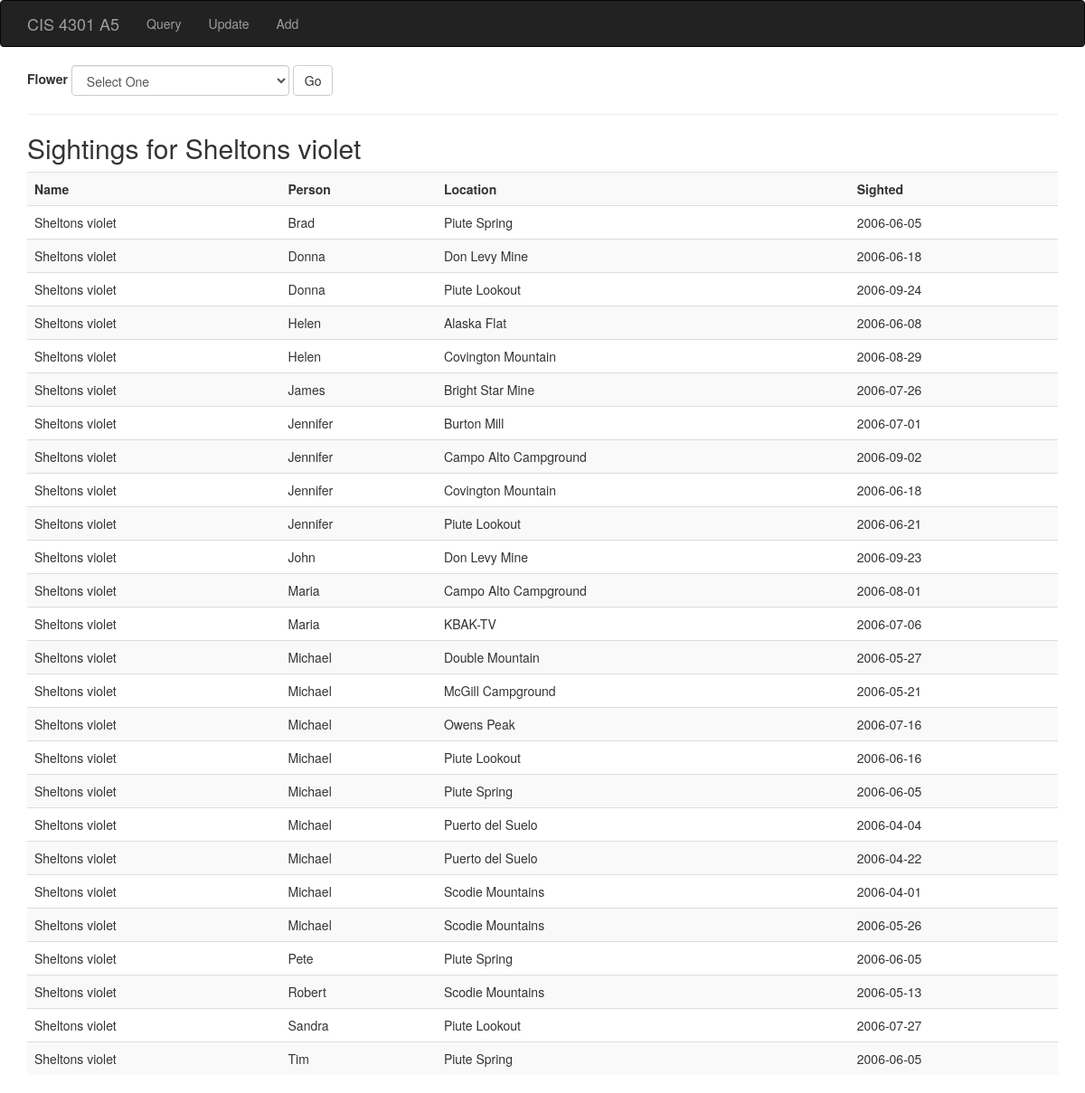
The app's page /index.php?flower=Sheltons violet with its own data.
### tables this page shows
CREATE TABLE SIGHTINGS 
(NAME VARCHAR(30) , PERSON VARCHAR(30), 
 LOCATION VARCHAR(30) , SIGHTED DATE, 
 CONSTRAINT sightings_pk PRIMARY KEY 
 (NAME, PERSON, LOCATION, SIGHTED),
CONSTRAINT fk1_sightings
  FOREIGN KEY (NAME)
          REFERENCES FLOWERS(COMNAME),
CONSTRAINT fk2_sightings
  FOREIGN KEY (LOCATION)
          REFERENCES FEATURES(LOCATION)
);

### database.php (called while the page is built, shortened)
<?php
class Database{
	public $conn = null;
	public function getConnection(){
		if(!isset($conn)|| is_null($conn)){
				$this->conn = new PDO('sqlite:./flowers.db');
		}
	}
	public function getSightings($flower){
		$sql = "SELECT * FROM SIGHTINGS WHERE NAME = :flower";
		$stmt = $this->conn->prepare($sql);
		$stmt->execute(array(':flower' => $flower));
		$results = $stmt -> fetchAll();
		$results_array = array();
		foreach($results as $row){
			$cur_row = array();
			$cur_row['name'] = $row['NAME'];
			$cur_row['person'] = $row['PERSON'];
			$cur_row['location'] = $row['LOCATION'];
			$cur_row['sighted'] = $row['SIGHTED'];
			$results_array[] = $cur_row;
		}
		return $results_array;
	}
	public function close(){
		$this->conn = null;
	}
}

### index.php (the view, shortened to what this page needs)
<?php require 'header.php';
  require 'database.php';
  $db = new Database();
  if(isset($_GET) && isset($_GET['flower'])){
    if($_GET['flower'] == -1){
      $message = "Please select a flower";
    }
    else {
      $flower = $_GET['flower'];
      $sightings = $db->getSightings($flower);
    }
  }
?>
    <div class="container">
        <form class="form-inline" method = "get">
    		  <div class="form-group">
      			<label for="flower">Flower</label>
      			<select class="form-control" id="flower"  name = "flower">
              <option value = "-1">Select One</option>
            </select>
    		  </div>
		  <button type="submit" class="btn btn-default">Go</button>
		</form>
		<hr>
    <?php if(isset($sightings)): ?>
		<h2>Sightings for <?= $flower ?></h2>
		<table class="table table-striped">
			<tr>
				<th>Name</th>
				<th>Person</th>
				<th>Location</th>
				<th>Sighted</th>
			</tr>
      <?php
        foreach($sightings as $s):
      ?>
        <tr>
          <td><?=$s['name']?></td>
          <td><?=$s['person']?></td>
          <td><?=$s['location']?></td>
          <td><?=$s['sighted']?></td>
        </tr>
      <?php
    endforeach;
       ?>
		</table>
  <?php endif; ?>
    </div>
 <?php require 'footer.php' ?>

### records on screen
sightings: NAME "Sheltons violet", PERSON "Brad", LOCATION "Piute Spring", SIGHTED "2006-06-05"
sightings: NAME "Sheltons violet", PERSON "Donna", LOCATION "Don Levy Mine", SIGHTED "2006-06-18"
sightings: NAME "Sheltons violet", PERSON "Donna", LOCATION "Piute Lookout", SIGHTED "2006-09-24"
sightings: NAME "Sheltons violet", PERSON "Helen", LOCATION "Alaska Flat", SIGHTED "2006-06-08"
sightings: NAME "Sheltons violet", PERSON "Helen", LOCATION "Covington Mountain", SIGHTED "2006-08-29"
sightings: NAME "Sheltons violet", PERSON "James", LOCATION "Bright Star Mine", SIGHTED "2006-07-26"
sightings: NAME "Sheltons violet", PERSON "Jennifer", LOCATION "Burton Mill", SIGHTED "2006-07-01"
sightings: NAME "Sheltons violet", PERSON "Jennifer", LOCATION "Campo Alto Campground", SIGHTED "2006-09-02"
sightings: NAME "Sheltons violet", PERSON "Jennifer", LOCATION "Covington Mountain", SIGHTED "2006-06-18"
sightings: NAME "Sheltons violet", PERSON "Jennifer", LOCATION "Piute Lookout", SIGHTED "2006-06-21"
sightings: NAME "Sheltons violet", PERSON "John", LOCATION "Don Levy Mine", SIGHTED "2006-09-23"
sightings: NAME "Sheltons violet", PERSON "Maria", LOCATION "Campo Alto Campground", SIGHTED "2006-08-01"
sightings: NAME "Sheltons violet", PERSON "Maria", LOCATION "KBAK-TV", SIGHTED "2006-07-06"
sightings: NAME "Sheltons violet", PERSON "Michael", LOCATION "Double Mountain", SIGHTED "2006-05-27"
sightings: NAME "Sheltons violet", PERSON "Michael", LOCATION "McGill Campground", SIGHTED "2006-05-21"
sightings: NAME "Sheltons violet", PERSON "Michael", LOCATION "Owens Peak", SIGHTED "2006-07-16"
sightings: NAME "Sheltons violet", PERSON "Michael", LOCATION "Piute Lookout", SIGHTED "2006-06-16"
sightings: NAME "Sheltons violet", PERSON "Michael", LOCATION "Piute Spring", SIGHTED "2006-06-05"
sightings: NAME "Sheltons violet", PERSON "Michael", LOCATION "Puerto del Suelo", SIGHTED "2006-04-04"
sightings: NAME "Sheltons violet", PERSON "Michael", LOCATION "Puerto del Suelo", SIGHTED "2006-04-22"
sightings: NAME "Sheltons violet", PERSON "Michael", LOCATION "Scodie Mountains", SIGHTED "2006-04-01"
sightings: NAME "Sheltons violet", PERSON "Michael", LOCATION "Scodie Mountains", SIGHTED "2006-05-26"
sightings: NAME "Sheltons violet", PERSON "Pete", LOCATION "Piute Spring", SIGHTED "2006-06-05"
sightings: NAME "Sheltons violet", PERSON "Robert", LOCATION "Scodie Mountains", SIGHTED "2006-05-13"
sightings: NAME "Sheltons violet", PERSON "Sandra", LOCATION "Piute Lookout", SIGHTED "2006-07-27"
sightings: NAME "Sheltons violet", PERSON "Tim", LOCATION "Piute Spring", SIGHTED "2006-06-05"

### other values on screen
$flower "Sheltons violet"
